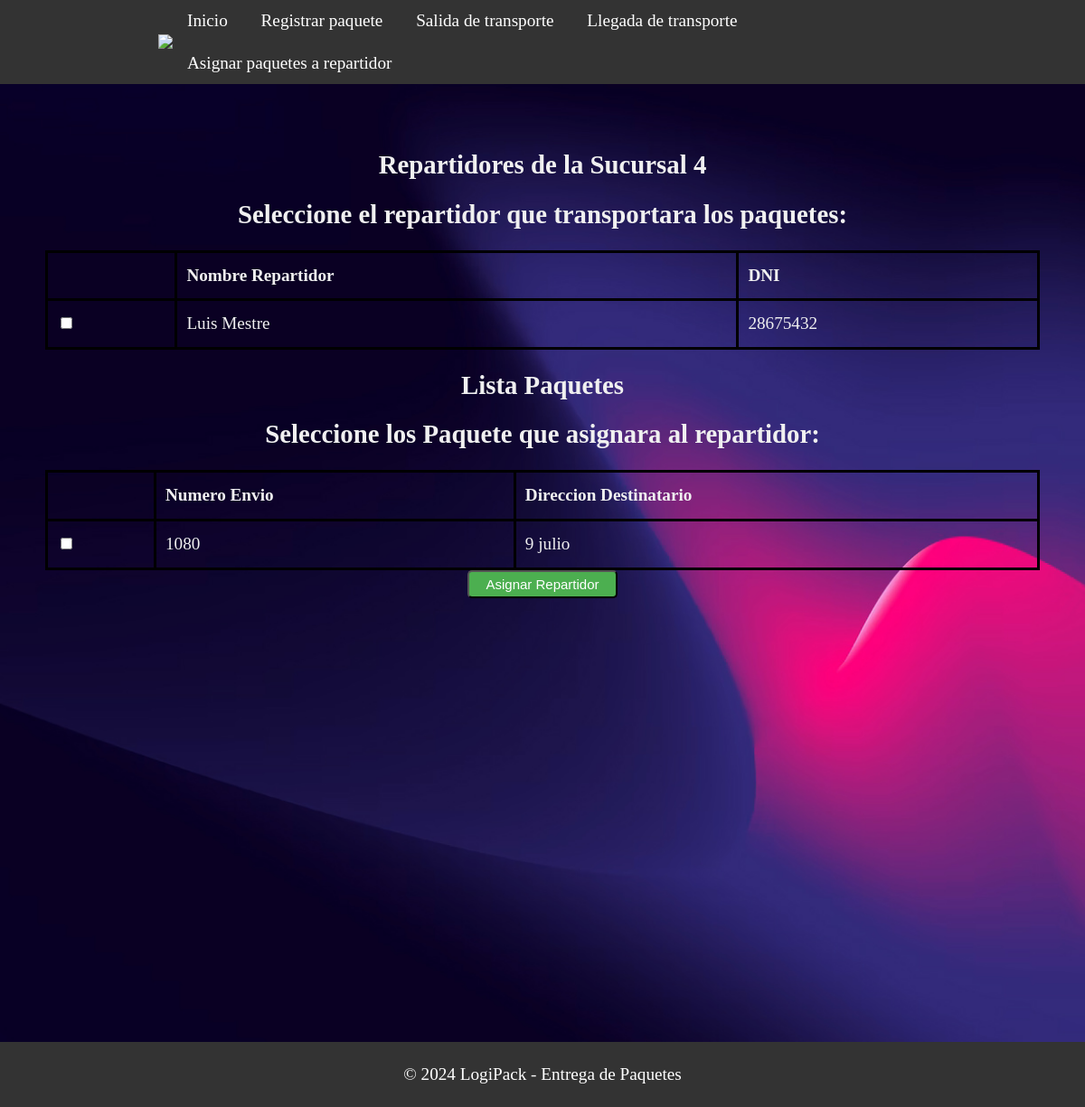
The page /seleccionar_repartidor/4 on the database its author committed.
### models.py (models this page shows)
class Repartidor(db.Model):
    __tablename__= 'repartidor'
    id = db.Column(db.Integer,primary_key=True)
    numero = db.Column(db.Integer)
    nombre = db.Column(db.String(80),nullable=False)
    dni = db.Column(db.String(20),nullable=False)
    idsucursal= db.Column(db.Integer,db.ForeignKey('sucursal.id'))
    paquetes =  db.relationship('Paquete', backref='repartidor', cascade="all,delete-orphan")

class Paquete(db.Model):
    __tablename__ = 'paquete'
    id = db.Column(db.Integer,primary_key=True)
    numeroenvio = db.Column(db.String(20),unique=True,nullable=False)
    peso = db.Column(db.String(80),nullable=False)
    nomdestinatario = db.Column(db.String(80),nullable=False)
    dirdestinatario = db.Column(db.String(80),nullable=False)
    entregado =  db.Column(db.String(80),nullable=False)
    observaciones =  db.Column(db.String(80),nullable=False)
    idsucursal= db.Column(db.Integer,db.ForeignKey('sucursal.id'))
    idtransporte= db.Column(db.Integer,db.ForeignKey('transporte.id'))
    idrepartidor= db.Column(db.Integer,db.ForeignKey('repartidor.id'))

### app.py (the view)
@app.route('/seleccionar_repartidor/<int:sucursal_id>')
def seleccionar_repartidor(sucursal_id):
    repartidores = Repartidor.query.filter_by(idsucursal=sucursal_id).all()
    paquetes = Paquete.query.filter_by(entregado=False,idrepartidor=0).all()
    return render_template('despachanteAsignarRepartidor.html', repartidores=repartidores, paquetes=paquetes, sucursal_id=sucursal_id)

### templates/despachanteAsignarRepartidor.html (shortened to what this page needs)
<!DOCTYPE html>
<html>
<head>
    <link rel="stylesheet" type="text/css" href="{{ url_for('static', filename='css/style_sucursales.css') }}">
</head>
<body>
<header class="header">
    <div class="container logo-container">
        <a href="#" class="logo"><img src="{{ url_for('static', filename='img/logo.jpg') }}"></a>
        <nav class="menu">
            <ul>
                <li><a href="{{ url_for('saludo') }}">Inicio</a></li>
                <li><a href="{{ url_for('despachante_registrar_paquete',sucursal_id=sucursal_id) }}">Registrar paquete</a></li>
                <li><a href="{{ url_for('salidaTransporte',sucursal_id=sucursal_id) }}">Salida de transporte</a></li>
                <li><a href="{{ url_for('seleccionar_transporte', sucursal_id=sucursal_id) }}">Llegada de transporte</a></li>
                <li><a href="{{ url_for('seleccionar_repartidor', sucursal_id=sucursal_id) }}">Asignar paquetes a repartidor</a></li>
            </ul>
        </nav>
    </div>
</header>
<section class="section-principal">
    <div class="containerSucursal">
        <h1>Repartidores de la Sucursal  {{sucursal_id}}</h1>
        <h2>Seleccione el repartidor que transportara los paquetes:</h2>
        <form action="{{ url_for('asignar_repartidor') }}" method="POST">
            <table>
                <thead>
                    <tr>
                        <th></th>
                        <th>Nombre Repartidor</th>
                        <th>DNI</th>
                    </tr>
                </thead>
                <tbody>
                    {% for repartidor in repartidores %}
                        <tr>
                            <td>
                                <input type="checkbox" name="repartidores" value="{{ repartidores.numero }}">
                            </td>
                            <td>{{ repartidor.nombre }}</td>
                            <td>{{ repartidor.dni }}</td>
                        </tr>
                    {% endfor %}
                </tbody>
            </table>
            <h1>Lista Paquetes</h1>
            <h2>Seleccione los Paquete que asignara al repartidor:</h2>
            <table>
                <thead>
                    <tr>
                        <th></th>
                        <th>Numero Envio</th>
                        <th>Direccion Destinatario</th>
                    </tr>
                </thead>
                <tbody>
                    {% for paquete in paquetes %}
                        <tr>
                            <td>
                                <input type="checkbox" name="paquetes" value="{{ paquete.numeroenvio }}">
                            </td>
                            <td>{{ paquete.numeroenvio }}</td>
                            <td>{{ paquete.dirdestinatario }}</td>
                        </tr>
                    {% endfor %}
                </tbody>
            </table>
            <button type="submit" class="sesion">Asignar Repartidor</button>
        </form>
    </div>
</section>
<footer>
    <div class="container">
        <p>&copy; 2024 LogiPack - Entrega de Paquetes</p>
    </div>
</footer>
</body>
</html>

### static/css/style_sucursales.css (style rules this page uses)
body { width: 100%; font-family: georgia,times,serif; color: #333; background-image: url('hero-bg.jpg'); background-size: cover; font-size: 1.2rem; line-height: 1.6em; margin: 0; }
.header { background:#333; color:white; }
.header a { color:white; text-decoration:none; }
.menu ul { margin: 0; padding: 0; list-style: none; }
.menu ul li { display: inline-block; }
.menu ul li a { display: block; padding: 0.5rem 1rem; transition: all 0.4s linear; border-radius: 5px; }
.logo { letter-spacing: 15px; font-size:1.3em; }
.logo img { width: 2.2em; }
.logo-container { display: flex; justify-content: space-between; align-items: center; }
.container { max-width: 850px; margin: 0 auto; }
.sesion { display: inline-block; background-color: #4CAF50; color: #fff; padding: 5px 18px; text-decoration: none; font-size: 15px; border-radius: 5px; transition: background-color 0.3s ease; }
table { width: 100%; border-collapse: collapse; }
table, th, td { border: 3px solid black; }
th, td { padding: 10px; text-align: left; }
.section-principal { height: 120vh; padding: 50px; background:tomato; color:rgb(240,240,240); text-align: center; background-image: url('hero-bg.jpg'); background-size: cover; }
footer { background-color: #333; color: #fff; text-align: center; padding: 1px; }

### rows shown on the page
Repartidor: nombre "Luis Mestre", dni "28675432"
Paquete: numeroenvio "1080", dirdestinatario "9 julio"

### other values the page prints
{{ sucursal_id }} "4"
